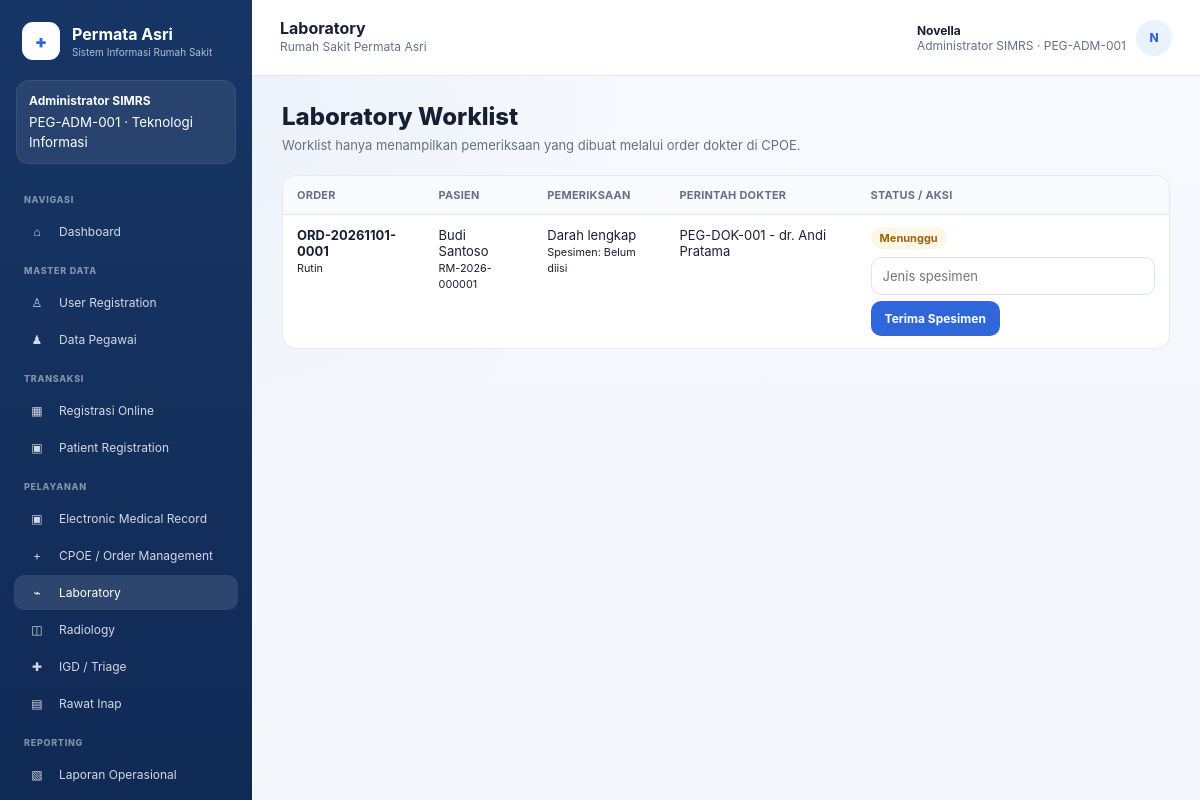
Page /laboratory.php (signed in) on the committed database.
### tables this page shows
CREATE TABLE users (
    id INT AUTO_INCREMENT PRIMARY KEY,
    employee_id INT NOT NULL UNIQUE,
    username VARCHAR(60) NOT NULL UNIQUE,
    password_hash VARCHAR(255) NOT NULL,
    is_active TINYINT(1) NOT NULL DEFAULT 1,
    created_at DATETIME NOT NULL DEFAULT CURRENT_TIMESTAMP,
    CONSTRAINT fk_user_employee FOREIGN KEY (employee_id) REFERENCES employees(id)
);

CREATE TABLE roles (
    id INT AUTO_INCREMENT PRIMARY KEY,
    code VARCHAR(50) NOT NULL UNIQUE,
    name VARCHAR(100) NOT NULL
);

CREATE TABLE employees (
    id INT AUTO_INCREMENT PRIMARY KEY,
    employee_code VARCHAR(30) NOT NULL UNIQUE,
    full_name VARCHAR(150) NOT NULL,
    profession VARCHAR(100) NOT NULL,
    role_id INT NOT NULL,
    unit_id INT NULL,
    is_active TINYINT(1) NOT NULL DEFAULT 1,
    CONSTRAINT fk_employee_role FOREIGN KEY (role_id) REFERENCES roles(id),
    CONSTRAINT fk_employee_unit FOREIGN KEY (unit_id) REFERENCES units(id)
);

CREATE TABLE units (
    id INT AUTO_INCREMENT PRIMARY KEY,
    code VARCHAR(30) NOT NULL UNIQUE,
    name VARCHAR(100) NOT NULL,
    unit_type VARCHAR(30) NOT NULL
);

CREATE TABLE lab_orders (
    id INT AUTO_INCREMENT PRIMARY KEY,
    order_id INT NOT NULL UNIQUE,
    test_name VARCHAR(255) NOT NULL,
    specimen VARCHAR(100) NULL,
    status VARCHAR(40) NOT NULL DEFAULT 'Menunggu',
    result TEXT NULL,
    verified_by INT NULL,
    verified_at DATETIME NULL,
    CONSTRAINT fk_lab_order FOREIGN KEY (order_id) REFERENCES orders(id) ON DELETE CASCADE,
    CONSTRAINT fk_lab_verify FOREIGN KEY (verified_by) REFERENCES employees(id)
);

CREATE TABLE orders (
    id INT AUTO_INCREMENT PRIMARY KEY,
    order_no VARCHAR(40) NULL UNIQUE,
    registration_id INT NOT NULL,
    ordering_employee_id INT NOT NULL,
    order_type ENUM('Laboratorium','Radiologi','Obat','Konsultasi','Rawat Inap') NOT NULL,
    detail VARCHAR(255) NOT NULL,
    clinical_indication TEXT NULL,
    priority ENUM('Rutin','CITO') NOT NULL DEFAULT 'Rutin',
    status VARCHAR(40) NOT NULL DEFAULT 'Ordered',
    created_at DATETIME NOT NULL DEFAULT CURRENT_TIMESTAMP,
    CONSTRAINT fk_order_reg FOREIGN KEY (registration_id) REFERENCES registrations(id),
    CONSTRAINT fk_order_employee FOREIGN KEY (ordering_employee_id) REFERENCES employees(id)
);

CREATE TABLE patients (
    id INT AUTO_INCREMENT PRIMARY KEY,
    medical_record_no VARCHAR(30) NULL UNIQUE,
    nik VARCHAR(16) NOT NULL UNIQUE,
    full_name VARCHAR(150) NOT NULL,
    birth_date DATE NOT NULL,
    gender ENUM('L','P') NOT NULL,
    address TEXT NULL,
    phone VARCHAR(30) NULL,
    email VARCHAR(120) NULL,
    payer VARCHAR(40) NOT NULL DEFAULT 'Umum',
    created_at DATETIME NOT NULL DEFAULT CURRENT_TIMESTAMP
);

### database.php (called while the page is built, shortened)
<?php
function db(): PDO
{
    static $pdo = null;
    if ($pdo instanceof PDO) {
        return $pdo;
    }
    $dsn = 'mysql:host=' . DB_HOST . ';dbname=' . DB_NAME . ';charset=utf8mb4';
    $pdo = new PDO($dsn, DB_USER, DB_PASS, [
        PDO::ATTR_ERRMODE => PDO::ERRMODE_EXCEPTION,
        PDO::ATTR_DEFAULT_FETCH_MODE => PDO::FETCH_ASSOC,
        PDO::ATTR_EMULATE_PREPARES => false,
    ]);
    return $pdo;
}

### functions.php (called while the page is built, shortened)
<?php
require_once __DIR__ . '/../config/database.php';
require_once __DIR__ . '/schema_updates.php';
function e(?string $value): string
{
    return htmlspecialchars($value ?? '', ENT_QUOTES, 'UTF-8');
}
function current_user(): ?array
{
    ensure_progress03_schema(db());
    $stmt = db()->prepare(
        'SELECT u.id AS user_id, u.username, e.id AS employee_id, e.employee_code,
                e.full_name, e.profession, r.id AS role_id, r.code AS role_code,
                r.name AS role_name, un.name AS unit_name
         FROM users u
         JOIN employees e ON e.id = u.employee_id
         JOIN roles r ON r.id = e.role_id
         LEFT JOIN units un ON un.id = e.unit_id
         WHERE u.id = ? AND u.is_active = 1
         LIMIT 1'
    );
    $stmt->execute([$_SESSION['user_id']]);
    $user = $stmt->fetch();
    return $user ?: null;
}
function require_login(): array
{
    $user = current_user();
    return $user;
}
function sidebar_menus(int $roleId): array
{
    $stmt = db()->prepare(
        'SELECT DISTINCT m.label, m.icon, m.section_name, m.page_file, m.sort_order
         FROM menus m
         JOIN permissions p ON p.code = m.permission_code
         JOIN role_permissions rp ON rp.permission_id = p.id
         WHERE rp.role_id = ? AND m.is_active = 1
         ORDER BY m.sort_order, m.id'
    );
    $stmt->execute([$roleId]);
    return $stmt->fetchAll();
}

### schema_updates.php (called while the page is built, shortened)
<?php
function ensure_progress03_schema(PDO $pdo): void
{
    $pdo->exec(
        "CREATE TABLE IF NOT EXISTS patient_registration_requests (
            id INT AUTO_INCREMENT PRIMARY KEY,
            request_no VARCHAR(40) NULL UNIQUE,
            nik VARCHAR(16) NOT NULL,
            full_name VARCHAR(150) NOT NULL,
            birth_date DATE NOT NULL,
            gender ENUM('L','P') NOT NULL,
            address TEXT NULL,
            phone VARCHAR(30) NOT NULL,
            email VARCHAR(120) NULL,
            payer VARCHAR(40) NOT NULL DEFAULT 'Umum',
            unit_id INT NOT NULL,
            doctor_employee_id INT NOT NULL,
            schedule_id INT NOT NULL,
            visit_date DATE NOT NULL,
            complaint TEXT NULL,
            status VARCHAR(40) NOT NULL DEFAULT 'Menunggu Verifikasi',
            admin_note TEXT NULL,
            patient_id INT NULL,
            registration_id INT NULL,
            reviewed_by INT NULL,
            reviewed_at DATETIME NULL,
            created_at DATETIME NOT NULL DEFAULT CURRENT_TIMESTAMP,
            INDEX idx_prr_status (status),
            INDEX idx_prr_visit_date (visit_date),
            CONSTRAINT fk_prr_unit FOREIGN KEY (unit_id) REFERENCES units(id),
            CONSTRAINT fk_prr_doctor FOREIGN KEY (doctor_employee_id) REFERENCES employees(id),
            CONSTRAINT fk_prr_schedule FOREIGN KEY (schedule_id) REFERENCES doctor_schedules(id),
            CONSTRAINT fk_prr_patient FOREIGN KEY (patient_id) REFERENCES patients(id),
            CONSTRAINT fk_prr_registration FOREIGN KEY (registration_id) REFERENCES registrations(id),
            CONSTRAINT fk_prr_reviewer FOREIGN KEY (reviewed_by) REFERENCES users(id)
        ) ENGINE=InnoDB"
    );
    $menuCheck = $pdo->prepare('SELECT id FROM menus WHERE page_file=? LIMIT 1');
    $menuCheck->execute(['patient_registration_requests.php']);
    $units = [
        ['PB', 'Poli Bedah', 'POLI'],
        ['PK', 'Poli Kandungan', 'POLI'],
    ];
    $unitInsert = $pdo->prepare(
        'INSERT INTO units (code, name, unit_type)
         SELECT ?, ?, ?
         WHERE NOT EXISTS (SELECT 1 FROM units WHERE code=?)'
    );
    foreach ($units as [$code, $name, $type]) {
        $unitInsert->execute([$code, $name, $type, $code]);
    }
    $roleStmt = $pdo->prepare("SELECT id FROM roles WHERE code='dokter' LIMIT 1");
    $roleStmt->execute();
    $doctorRoleId = (int) $roleStmt->fetchColumn();
    if ($doctorRoleId > 0) {
        $doctorSeeds = [
            ['PEG-DOK-003', 'dr. Raka Mahendra', 'Dokter', 'PU'],
            ['PEG-DOK-004', 'dr. Nadia Putri, Sp.PD', 'Dokter Sp.PD', 'PD'],
            ['PEG-DOK-005', 'dr. Salsabila Rahman, Sp.A', 'Dokter Sp.A', 'PA'],
            ['PEG-DOK-006', 'dr. Bima Aditya, Sp.B', 'Dokter Sp.B', 'PB'],
            ['PEG-DOK-007', 'dr. Citra Maharani, Sp.OG', 'Dokter Sp.OG', 'PK'],
        ];
        $unitIdStmt = $pdo->prepare('SELECT id FROM units WHERE code=? LIMIT 1');
        $employeeExists = $pdo->prepare('SELECT id FROM employees WHERE employee_code=? LIMIT 1');
        foreach ($doctorSeeds as [$employeeCode, $name, $profession, $unitCode]) {
            $employeeExists->execute([$employeeCode]);
            if ($employeeExists->fetchColumn()) {
                continue;
            }
            $unitIdStmt->execute([$unitCode]);
        }
        $scheduleSeeds = [
            ['PEG-DOK-003', 'PU', 'Selasa', '08:00:00', '12:00:00'],
            ['PEG-DOK-003', 'PU', 'Jumat', '08:00:00', '11:00:00'],
            ['PEG-DOK-004', 'PD', 'Senin', '13:00:00', '16:00:00'],
            ['PEG-DOK-004', 'PD', 'Jumat', '09:00:00', '12:00:00'],
            ['PEG-DOK-005', 'PA', 'Senin', '09:00:00', '12:00:00'],
            ['PEG-DOK-005', 'PA', 'Kamis', '13:00:00', '16:00:00'],
            ['PEG-DOK-006', 'PB', 'Selasa', '13:00:00', '16:00:00'],
            ['PEG-DOK-006', 'PB', 'Jumat', '13:00:00', '16:00:00'],
            ['PEG-DOK-007', 'PK', 'Rabu', '09:00:00', '12:00:00'],
            ['PEG-DOK-007', 'PK', 'Sabtu', '08:00:00', '11:00:00'],
        ];
        $employeeIdStmt = $pdo->prepare('SELECT id FROM employees WHERE employee_code=? LIMIT 1');
        $scheduleExists = $pdo->prepare(
            'SELECT id FROM doctor_schedules
             WHERE employee_id=? AND unit_id=? AND day_name=? AND start_time=? AND end_time=? LIMIT 1'
        );
        foreach ($scheduleSeeds as [$employeeCode, $unitCode, $dayName, $startTime, $endTime]) {
            $employeeIdStmt->execute([$employeeCode]);
            $employeeId = (int) $employeeIdStmt->fetchColumn();
            $unitIdStmt->execute([$unitCode]);
            $unitId = (int) $unitIdStmt->fetchColumn();
            $scheduleExists->execute([$employeeId, $unitId, $dayName, $startTime, $endTime]);
        }
    }
}

### laboratory.php (the view, shortened to what this page needs)
<?php
require_once __DIR__ . '/includes/functions.php';
$user = require_login();
$pageTitle = 'Laboratory';
$rows = db()->query("SELECT l.id, l.test_name, l.specimen, l.status, l.result, o.order_no, o.priority, o.created_at, p.full_name AS patient_name, p.medical_record_no, d.employee_code AS doctor_code, d.full_name AS doctor_name FROM lab_orders l JOIN orders o ON o.id=l.order_id JOIN registrations r ON r.id=o.registration_id JOIN patients p ON p.id=r.patient_id JOIN employees d ON d.id=o.ordering_employee_id ORDER BY l.id DESC")->fetchAll();
require __DIR__ . '/includes/header.php';
?>
<h1 class="page-title">Laboratory Worklist</h1>
<p class="page-subtitle">Worklist hanya menampilkan pemeriksaan yang dibuat melalui order dokter di CPOE.</p>
<div class="table-wrap"><table><thead><tr><th>Order</th><th>Pasien</th><th>Pemeriksaan</th><th>Perintah Dokter</th><th>Status / Aksi</th></tr></thead><tbody>
<?php foreach($rows as $r): ?><tr>
<td><b><?= e($r['order_no']) ?></b><br><small><?= e($r['priority']) ?></small></td>
<td><?= e($r['patient_name']) ?><br><small><?= e($r['medical_record_no']) ?></small></td>
<td><?= e($r['test_name']) ?><br><small>Spesimen: <?= e($r['specimen'] ?: 'Belum diisi') ?></small></td>
<td><?= e($r['doctor_code'].' - '.$r['doctor_name']) ?></td>
<td>
  <span class="badge <?= $r['status']==='Tervalidasi'?'badge-green':($r['status']==='In Process'?'badge-blue':'badge-yellow') ?>"><?= e($r['status']) ?></span>
  <?php if($r['status']==='Menunggu'): ?><form method="POST" style="margin-top:8px"><input class="input" name="specimen" placeholder="Jenis spesimen" style="margin-bottom:6px"><button class="btn btn-primary">Terima Spesimen</button></form><?php else: ?><div class="note" style="margin-top:6px"><?= e($r['result']) ?></div><?php endif; ?>
</td>
</tr><?php endforeach; ?>
</tbody></table></div>
<?php require __DIR__ . '/includes/footer.php'; ?>

### header.php (shortened to what this page needs)
<?php
$pageTitle = $pageTitle ?? 'SIMRS';
$activeFile = basename($_SERVER['PHP_SELF']);
$menus = sidebar_menus((int) $user['role_id']);
$initials = strtoupper(substr($user['full_name'], 0, 1));
?>
<!DOCTYPE html>
<html lang="id">
<head>
  <link rel="stylesheet" href="assets/css/app.css">
</head>
<body>
  <aside class="sidebar">
    <div class="sidebar-brand">
      <div class="brand-mark">+</div>
      <div>
        <strong>Permata Asri</strong>
        <small>Sistem Informasi Rumah Sakit</small>
      </div>
    </div>
    <div class="role-card">
      <b><?= e($user['role_name']) ?></b>
      <small><?= e($user['employee_code']) ?> · <?= e($user['unit_name'] ?? '-') ?></small>
    </div>
    <?php $section = null; ?>
    <?php foreach ($menus as $menu): ?>
      <?php if ($section !== $menu['section_name']): $section = $menu['section_name']; ?>
        <div class="sidebar-menu-title"><?= e($section) ?></div>
      <?php endif; ?>
      <a class="sidebar-link <?= $activeFile === $menu['page_file'] ? 'active' : '' ?>" href="<?= e($menu['page_file']) ?>">
        <span class="ico"><?= e($menu['icon']) ?></span>
        <span><?= e($menu['label']) ?></span>
      </a>
    <?php endforeach; ?>
  </aside>
  <div class="content-shell">
    <header class="topbar">
      <div>
        <strong><?= e($pageTitle) ?></strong>
        <div class="note">Rumah Sakit Permata Asri</div>
      </div>
      <div class="user-chip">
        <div>
          <strong><?= e($user['full_name']) ?></strong>
          <span><?= e($user['profession']) ?> · <?= e($user['employee_code']) ?></span>
        </div>
        <div class="avatar"><?= e($initials) ?></div>
      </div>
    </header>
    <main class="page-wrap">

### rows in the picture
users: roles.name "Administrator SIMRS", employee.employee_code "PEG-ADM-001", units.name "Teknologi Informasi", employee.full_name "Novella", employee.profession "Administrator SIMRS", employee.full_name "N"
lab_orders: order.order_no "ORD-20261101-0001", order.priority "Rutin", patients.full_name "Budi Santoso", patients.medical_record_no "RM-2026-000001", test_name "Darah lengkap", specimen "Belum diisi", employees.employee_code+full_name "PEG-DOK-001 - dr. Andi Pratama", status "Menunggu"

### other values in the picture
$section "NAVIGASI"
$menu['icon'] "⌂"
$menu['label'] "Dashboard"
$section "MASTER DATA"
$menu['icon'] "♙"
$menu['label'] "User Registration"
$menu['icon'] "♟"
$menu['label'] "Data Pegawai"
$section "TRANSAKSI"
$menu['icon'] "▦"
$menu['label'] "Registrasi Online"
$menu['icon'] "▣"
$menu['label'] "Patient Registration"
$section "PELAYANAN"
$menu['label'] "Electronic Medical Record"
